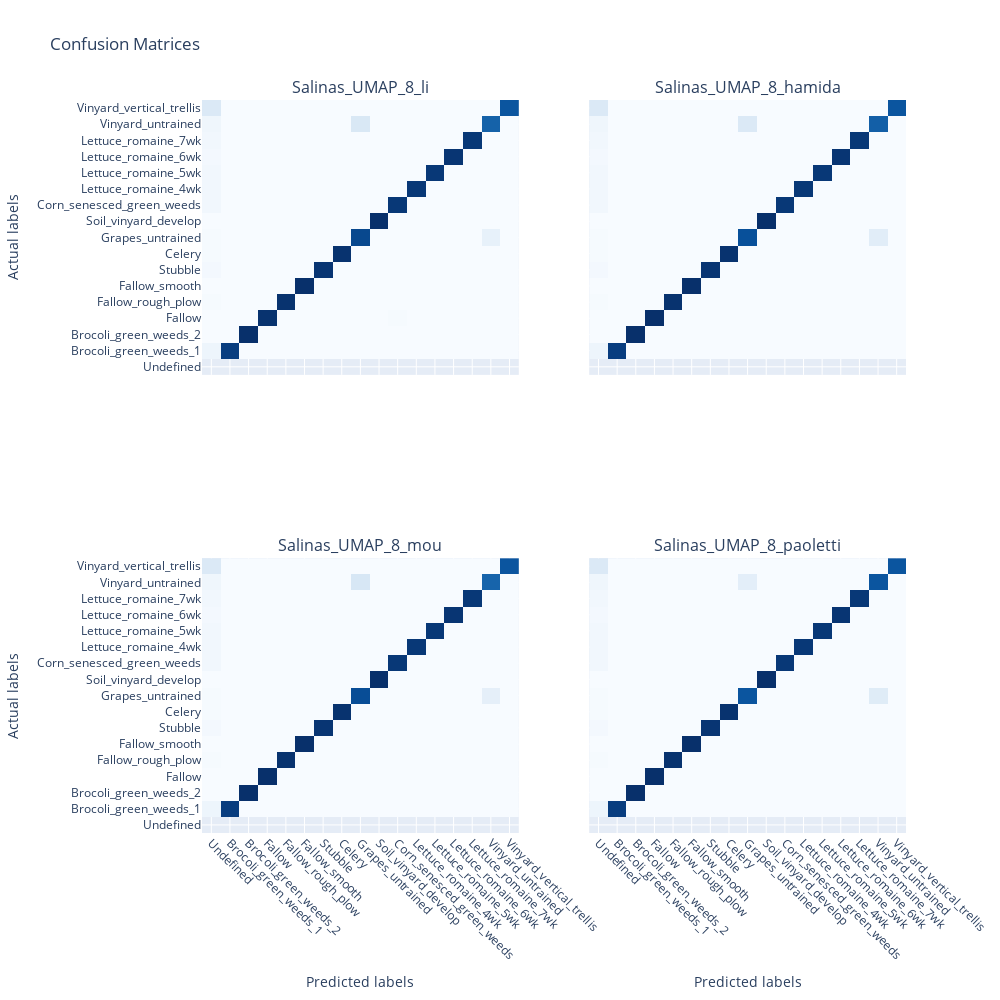
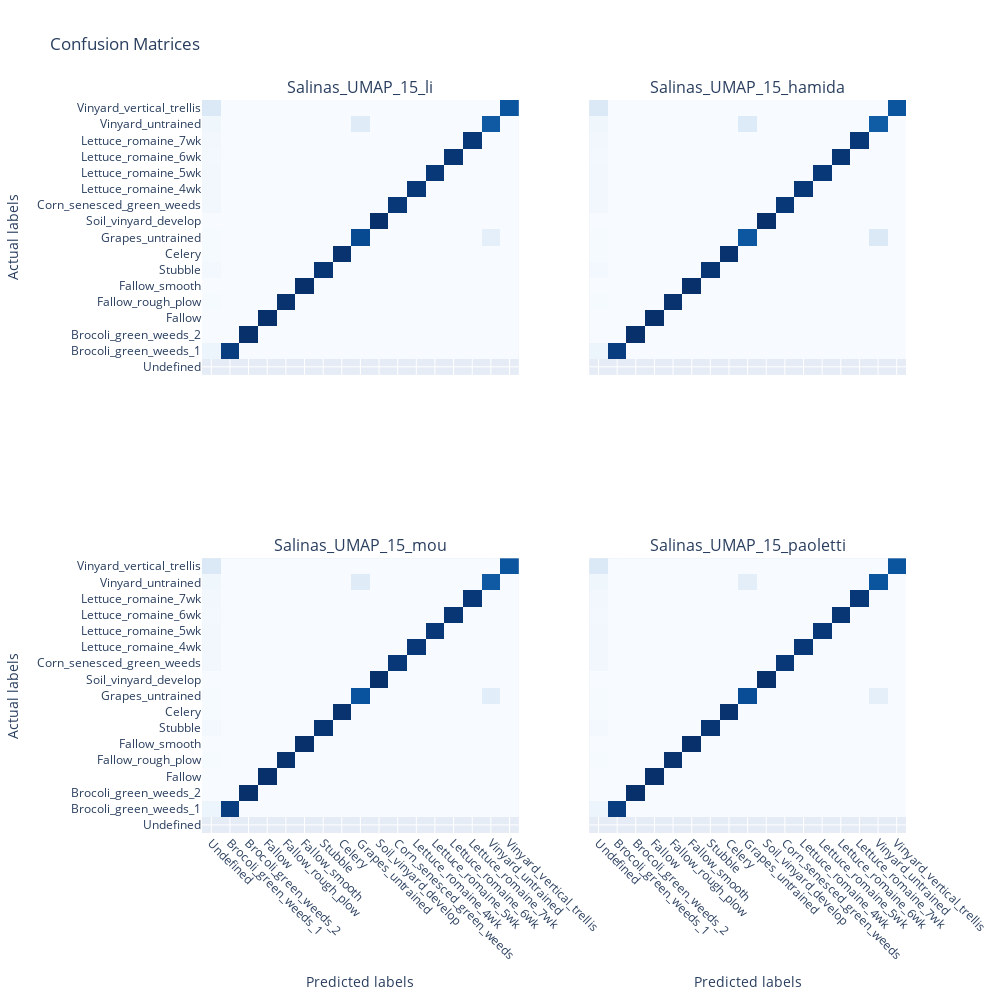
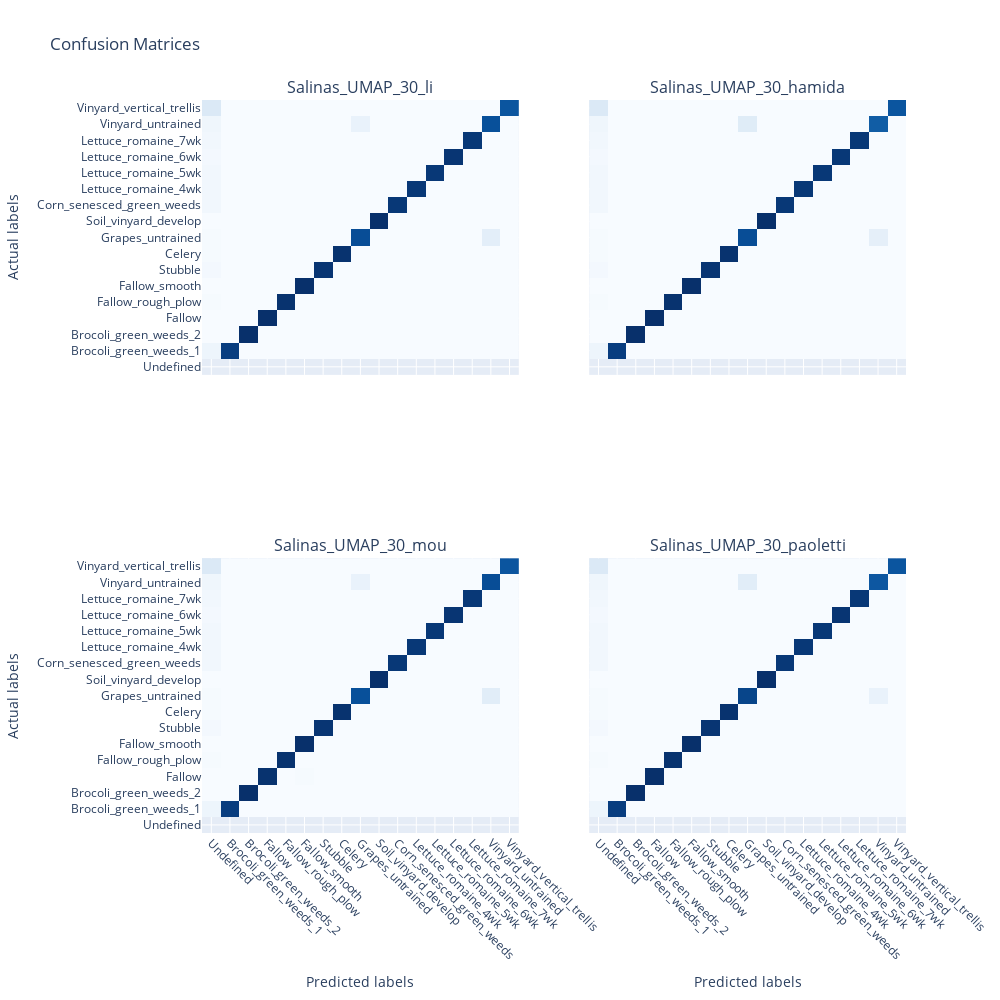

The notebook cell these images were saved under, in order:
### Markdown cell above
# CONFUSION MATRICES

NO CLASS BALANCING:
- Salinas_PCA: OK for all models and n_comps
- Salinas_FastICA: 
    - CNNs performed well except for LI NOT CONVERGING with 15 and 30 components
    - RNNs peformed well except for MOU NOT CONVERGING with 30 components
- IndianPines_PCA: 
    - CNNs presented slightly worse reults with 8 components. Also, LI NOT CONVERGING with 30 components
    - RNNs presented very poor results with any number of components. 

- IndianPines_FastICA:
    - CNNs presented slightly better results than with PCA. 
    - RNNs presented much better results than with PCA.

### Code cell
# dr = 'PCA'
dr = 'UMAP'

n_comps = 8
exps = [
    f'{ds}_{dr}_{n_comps}_li',
    f'{ds}_{dr}_{n_comps}_hamida',
    f'{ds}_{dr}_{n_comps}_mou',
    f'{ds}_{dr}_{n_comps}_paoletti'
]
show_confusion_matrices(df_results, exps, labels=LABELS[ds], normalize=True)

n_comps = 15
exps = [
    f'{ds}_{dr}_{n_comps}_li',
    f'{ds}_{dr}_{n_comps}_hamida',
    f'{ds}_{dr}_{n_comps}_mou',
    f'{ds}_{dr}_{n_comps}_paoletti'
]
show_confusion_matrices(df_results, exps, labels=LABELS[ds], normalize=True)

n_comps = 30
exps = [
    f'{ds}_{dr}_{n_comps}_li',
    f'{ds}_{dr}_{n_comps}_hamida',
    f'{ds}_{dr}_{n_comps}_mou',
    f'{ds}_{dr}_{n_comps}_paoletti'
]
show_confusion_matrices(df_results, exps, labels=LABELS[ds], normalize=True)

### Figure 1 — Plotly figure (JSON) as saved in the notebook; plotly's stock layout.template omitted (floating-point values rounded to 4 significant figures; data arrays with more than 128 entries replaced by an {"elided": "..."} marker saying what was removed)
{"data": [{"colorbar": {"title": {"text": "Normalized"}}, "colorscale": [[0, "rgb(247,251,255)"], [0.125, "rgb(222,235,247)"], [0.25, "rgb(198,219,239)"], [0.375, "rgb(158,202,225)"], [0.5, "rgb(107,174,214)"], [0.625, "rgb(66,146,198)"], [0.75, "rgb(33,113,181)"], [0.875, "rgb(8,81,156)"], [1, "rgb(8,48,107)"]], "showscale": false, "type": "heatmap", "x": ["Undefined", "Brocoli_green_weeds_1", "Brocoli_green_weeds_2", "Fallow", "Fallow_rough_plow", "Fallow_smooth", "Stubble", "Celery", "Grapes_untrained", "Soil_vinyard_develop", "Corn_senesced_green_weeds", "Lettuce_romaine_4wk", "Lettuce_romaine_5wk", "Lettuce_romaine_6wk", "Lettuce_romaine_7wk", "Vinyard_untrained", "Vinyard_vertical_trellis"], "xaxis": "x", "y": ["Undefined", "Brocoli_green_weeds_1", "Brocoli_green_weeds_2", "Fallow", "Fallow_rough_plow", "Fallow_smooth", "Stubble", "Celery", "Grapes_untrained", "Soil_vinyard_develop", "Corn_senesced_green_weeds", "Lettuce_romaine_4wk", "Lettuce_romaine_5wk", "Lettuce_romaine_6wk", "Lettuce_romaine_7wk", "Vinyard_untrained", "Vinyard_vertical_trellis"], "yaxis": "y", "z": {"elided": "17x17 float values"}, "zmax": 1, "zmin": 0}, {"colorbar": {"title": {"text": "Normalized"}}, "colorscale": [[0, "rgb(247,251,255)"], [0.125, "rgb(222,235,247)"], [0.25, "rgb(198,219,239)"], [0.375, "rgb(158,202,225)"], [0.5, "rgb(107,174,214)"], [0.625, "rgb(66,146,198)"], [0.75, "rgb(33,113,181)"], [0.875, "rgb(8,81,156)"], [1, "rgb(8,48,107)"]], "showscale": false, "type": "heatmap", "x": ["Undefined", "Brocoli_green_weeds_1", "Brocoli_green_weeds_2", "Fallow", "Fallow_rough_plow", "Fallow_smooth", "Stubble", "Celery", "Grapes_untrained", "Soil_vinyard_develop", "Corn_senesced_green_weeds", "Lettuce_romaine_4wk", "Lettuce_romaine_5wk", "Lettuce_romaine_6wk", "Lettuce_romaine_7wk", "Vinyard_untrained", "Vinyard_vertical_trellis"], "xaxis": "x2", "y": ["Undefined", "Brocoli_green_weeds_1", "Brocoli_green_weeds_2", "Fallow", "Fallow_rough_plow", "Fallow_smooth", "Stubble", "Celery", "Grapes_untrained", "Soil_vinyard_develop", "Corn_senesced_green_weeds", "Lettuce_romaine_4wk", "Lettuce_romaine_5wk", "Lettuce_romaine_6wk", "Lettuce_romaine_7wk", "Vinyard_untrained", "Vinyard_vertical_trellis"], "yaxis": "y2", "z": {"elided": "17x17 float values"}, "zmax": 1, "zmin": 0}, {"colorbar": {"title": {"text": "Normalized"}}, "colorscale": [[0, "rgb(247,251,255)"], [0.125, "rgb(222,235,247)"], [0.25, "rgb(198,219,239)"], [0.375, "rgb(158,202,225)"], [0.5, "rgb(107,174,214)"], [0.625, "rgb(66,146,198)"], [0.75, "rgb(33,113,181)"], [0.875, "rgb(8,81,156)"], [1, "rgb(8,48,107)"]], "showscale": false, "type": "heatmap", "x": ["Undefined", "Brocoli_green_weeds_1", "Brocoli_green_weeds_2", "Fallow", "Fallow_rough_plow", "Fallow_smooth", "Stubble", "Celery", "Grapes_untrained", "Soil_vinyard_develop", "Corn_senesced_green_weeds", "Lettuce_romaine_4wk", "Lettuce_romaine_5wk", "Lettuce_romaine_6wk", "Lettuce_romaine_7wk", "Vinyard_untrained", "Vinyard_vertical_trellis"], "xaxis": "x3", "y": ["Undefined", "Brocoli_green_weeds_1", "Brocoli_green_weeds_2", "Fallow", "Fallow_rough_plow", "Fallow_smooth", "Stubble", "Celery", "Grapes_untrained", "Soil_vinyard_develop", "Corn_senesced_green_weeds", "Lettuce_romaine_4wk", "Lettuce_romaine_5wk", "Lettuce_romaine_6wk", "Lettuce_romaine_7wk", "Vinyard_untrained", "Vinyard_vertical_trellis"], "yaxis": "y3", "z": {"elided": "17x17 float values"}, "zmax": 1, "zmin": 0}, {"colorbar": {"title": {"text": "Normalized"}}, "colorscale": [[0, "rgb(247,251,255)"], [0.125, "rgb(222,235,247)"], [0.25, "rgb(198,219,239)"], [0.375, "rgb(158,202,225)"], [0.5, "rgb(107,174,214)"], [0.625, "rgb(66,146,198)"], [0.75, "rgb(33,113,181)"], [0.875, "rgb(8,81,156)"], [1, "rgb(8,48,107)"]], "showscale": false, "type": "heatmap", "x": ["Undefined", "Brocoli_green_weeds_1", "Brocoli_green_weeds_2", "Fallow", "Fallow_rough_plow", "Fallow_smooth", "Stubble", "Celery", "Grapes_untrained", "Soil_vinyard_develop", "Corn_senesced_green_weeds", "Lettuce_romaine_4wk", "Lettuce_romaine_5wk", "Lettuce_romaine_6wk", "Lettuce_romaine_7wk", "Vinyard_untrained", "Vinyard_vertical_trellis"], "xaxis": "x4", "y": ["Undefined", "Brocoli_green_weeds_1", "Brocoli_green_weeds_2", "Fallow", "Fallow_rough_plow", "Fallow_smooth", "Stubble", "Celery", "Grapes_untrained", "Soil_vinyard_develop", "Corn_senesced_green_weeds", "Lettuce_romaine_4wk", "Lettuce_romaine_5wk", "Lettuce_romaine_6wk", "Lettuce_romaine_7wk", "Vinyard_untrained", "Vinyard_vertical_trellis"], "yaxis": "y4", "z": {"elided": "17x17 float values"}, "zmax": 1, "zmin": 0}], "layout": {"annotations": [{"font": {"size": 16}, "showarrow": false, "text": "Salinas_UMAP_8_li", "x": 0.225, "xanchor": "center", "xref": "paper", "y": 1, "yanchor": "bottom", "yref": "paper"}, {"font": {"size": 16}, "showarrow": false, "text": "Salinas_UMAP_8_hamida", "x": 0.775, "xanchor": "center", "xref": "paper", "y": 1, "yanchor": "bottom", "yref": "paper"}, {"font": {"size": 16}, "showarrow": false, "text": "Salinas_UMAP_8_mou", "x": 0.225, "xanchor": "center", "xref": "paper", "y": 0.375, "yanchor": "bottom", "yref": "paper"}, {"font": {"size": 16}, "showarrow": false, "text": "Salinas_UMAP_8_paoletti", "x": 0.775, "xanchor": "center", "xref": "paper", "y": 0.375, "yanchor": "bottom", "yref": "paper"}], "height": 1000, "showlegend": false, "title": {"text": "Confusion Matrices"}, "width": 1000, "xaxis": {"anchor": "y", "domain": [0, 0.45], "showticklabels": false}, "xaxis2": {"anchor": "y2", "domain": [0.55, 1], "showticklabels": false}, "xaxis3": {"anchor": "y3", "domain": [0, 0.45], "tickangle": 45, "title": {"text": "Predicted labels"}, "type": "category"}, "xaxis4": {"anchor": "y4", "domain": [0.55, 1], "tickangle": 45, "title": {"text": "Predicted labels"}, "type": "category"}, "yaxis": {"anchor": "x", "domain": [0.625, 1], "title": {"text": "Actual labels"}, "type": "category"}, "yaxis2": {"anchor": "x2", "domain": [0.625, 1], "showticklabels": false}, "yaxis3": {"anchor": "x3", "domain": [0, 0.375], "title": {"text": "Actual labels"}, "type": "category"}, "yaxis4": {"anchor": "x4", "domain": [0, 0.375], "showticklabels": false}}}

### Figure 2 — Plotly figure (JSON) as saved in the notebook; plotly's stock layout.template omitted (floating-point values rounded to 4 significant figures; data arrays with more than 128 entries replaced by an {"elided": "..."} marker saying what was removed)
{"data": [{"colorbar": {"title": {"text": "Normalized"}}, "colorscale": [[0, "rgb(247,251,255)"], [0.125, "rgb(222,235,247)"], [0.25, "rgb(198,219,239)"], [0.375, "rgb(158,202,225)"], [0.5, "rgb(107,174,214)"], [0.625, "rgb(66,146,198)"], [0.75, "rgb(33,113,181)"], [0.875, "rgb(8,81,156)"], [1, "rgb(8,48,107)"]], "showscale": false, "type": "heatmap", "x": ["Undefined", "Brocoli_green_weeds_1", "Brocoli_green_weeds_2", "Fallow", "Fallow_rough_plow", "Fallow_smooth", "Stubble", "Celery", "Grapes_untrained", "Soil_vinyard_develop", "Corn_senesced_green_weeds", "Lettuce_romaine_4wk", "Lettuce_romaine_5wk", "Lettuce_romaine_6wk", "Lettuce_romaine_7wk", "Vinyard_untrained", "Vinyard_vertical_trellis"], "xaxis": "x", "y": ["Undefined", "Brocoli_green_weeds_1", "Brocoli_green_weeds_2", "Fallow", "Fallow_rough_plow", "Fallow_smooth", "Stubble", "Celery", "Grapes_untrained", "Soil_vinyard_develop", "Corn_senesced_green_weeds", "Lettuce_romaine_4wk", "Lettuce_romaine_5wk", "Lettuce_romaine_6wk", "Lettuce_romaine_7wk", "Vinyard_untrained", "Vinyard_vertical_trellis"], "yaxis": "y", "z": {"elided": "17x17 float values"}, "zmax": 1, "zmin": 0}, {"colorbar": {"title": {"text": "Normalized"}}, "colorscale": [[0, "rgb(247,251,255)"], [0.125, "rgb(222,235,247)"], [0.25, "rgb(198,219,239)"], [0.375, "rgb(158,202,225)"], [0.5, "rgb(107,174,214)"], [0.625, "rgb(66,146,198)"], [0.75, "rgb(33,113,181)"], [0.875, "rgb(8,81,156)"], [1, "rgb(8,48,107)"]], "showscale": false, "type": "heatmap", "x": ["Undefined", "Brocoli_green_weeds_1", "Brocoli_green_weeds_2", "Fallow", "Fallow_rough_plow", "Fallow_smooth", "Stubble", "Celery", "Grapes_untrained", "Soil_vinyard_develop", "Corn_senesced_green_weeds", "Lettuce_romaine_4wk", "Lettuce_romaine_5wk", "Lettuce_romaine_6wk", "Lettuce_romaine_7wk", "Vinyard_untrained", "Vinyard_vertical_trellis"], "xaxis": "x2", "y": ["Undefined", "Brocoli_green_weeds_1", "Brocoli_green_weeds_2", "Fallow", "Fallow_rough_plow", "Fallow_smooth", "Stubble", "Celery", "Grapes_untrained", "Soil_vinyard_develop", "Corn_senesced_green_weeds", "Lettuce_romaine_4wk", "Lettuce_romaine_5wk", "Lettuce_romaine_6wk", "Lettuce_romaine_7wk", "Vinyard_untrained", "Vinyard_vertical_trellis"], "yaxis": "y2", "z": {"elided": "17x17 float values"}, "zmax": 1, "zmin": 0}, {"colorbar": {"title": {"text": "Normalized"}}, "colorscale": [[0, "rgb(247,251,255)"], [0.125, "rgb(222,235,247)"], [0.25, "rgb(198,219,239)"], [0.375, "rgb(158,202,225)"], [0.5, "rgb(107,174,214)"], [0.625, "rgb(66,146,198)"], [0.75, "rgb(33,113,181)"], [0.875, "rgb(8,81,156)"], [1, "rgb(8,48,107)"]], "showscale": false, "type": "heatmap", "x": ["Undefined", "Brocoli_green_weeds_1", "Brocoli_green_weeds_2", "Fallow", "Fallow_rough_plow", "Fallow_smooth", "Stubble", "Celery", "Grapes_untrained", "Soil_vinyard_develop", "Corn_senesced_green_weeds", "Lettuce_romaine_4wk", "Lettuce_romaine_5wk", "Lettuce_romaine_6wk", "Lettuce_romaine_7wk", "Vinyard_untrained", "Vinyard_vertical_trellis"], "xaxis": "x3", "y": ["Undefined", "Brocoli_green_weeds_1", "Brocoli_green_weeds_2", "Fallow", "Fallow_rough_plow", "Fallow_smooth", "Stubble", "Celery", "Grapes_untrained", "Soil_vinyard_develop", "Corn_senesced_green_weeds", "Lettuce_romaine_4wk", "Lettuce_romaine_5wk", "Lettuce_romaine_6wk", "Lettuce_romaine_7wk", "Vinyard_untrained", "Vinyard_vertical_trellis"], "yaxis": "y3", "z": {"elided": "17x17 float values"}, "zmax": 1, "zmin": 0}, {"colorbar": {"title": {"text": "Normalized"}}, "colorscale": [[0, "rgb(247,251,255)"], [0.125, "rgb(222,235,247)"], [0.25, "rgb(198,219,239)"], [0.375, "rgb(158,202,225)"], [0.5, "rgb(107,174,214)"], [0.625, "rgb(66,146,198)"], [0.75, "rgb(33,113,181)"], [0.875, "rgb(8,81,156)"], [1, "rgb(8,48,107)"]], "showscale": false, "type": "heatmap", "x": ["Undefined", "Brocoli_green_weeds_1", "Brocoli_green_weeds_2", "Fallow", "Fallow_rough_plow", "Fallow_smooth", "Stubble", "Celery", "Grapes_untrained", "Soil_vinyard_develop", "Corn_senesced_green_weeds", "Lettuce_romaine_4wk", "Lettuce_romaine_5wk", "Lettuce_romaine_6wk", "Lettuce_romaine_7wk", "Vinyard_untrained", "Vinyard_vertical_trellis"], "xaxis": "x4", "y": ["Undefined", "Brocoli_green_weeds_1", "Brocoli_green_weeds_2", "Fallow", "Fallow_rough_plow", "Fallow_smooth", "Stubble", "Celery", "Grapes_untrained", "Soil_vinyard_develop", "Corn_senesced_green_weeds", "Lettuce_romaine_4wk", "Lettuce_romaine_5wk", "Lettuce_romaine_6wk", "Lettuce_romaine_7wk", "Vinyard_untrained", "Vinyard_vertical_trellis"], "yaxis": "y4", "z": {"elided": "17x17 float values"}, "zmax": 1, "zmin": 0}], "layout": {"annotations": [{"font": {"size": 16}, "showarrow": false, "text": "Salinas_UMAP_15_li", "x": 0.225, "xanchor": "center", "xref": "paper", "y": 1, "yanchor": "bottom", "yref": "paper"}, {"font": {"size": 16}, "showarrow": false, "text": "Salinas_UMAP_15_hamida", "x": 0.775, "xanchor": "center", "xref": "paper", "y": 1, "yanchor": "bottom", "yref": "paper"}, {"font": {"size": 16}, "showarrow": false, "text": "Salinas_UMAP_15_mou", "x": 0.225, "xanchor": "center", "xref": "paper", "y": 0.375, "yanchor": "bottom", "yref": "paper"}, {"font": {"size": 16}, "showarrow": false, "text": "Salinas_UMAP_15_paoletti", "x": 0.775, "xanchor": "center", "xref": "paper", "y": 0.375, "yanchor": "bottom", "yref": "paper"}], "height": 1000, "showlegend": false, "title": {"text": "Confusion Matrices"}, "width": 1000, "xaxis": {"anchor": "y", "domain": [0, 0.45], "showticklabels": false}, "xaxis2": {"anchor": "y2", "domain": [0.55, 1], "showticklabels": false}, "xaxis3": {"anchor": "y3", "domain": [0, 0.45], "tickangle": 45, "title": {"text": "Predicted labels"}, "type": "category"}, "xaxis4": {"anchor": "y4", "domain": [0.55, 1], "tickangle": 45, "title": {"text": "Predicted labels"}, "type": "category"}, "yaxis": {"anchor": "x", "domain": [0.625, 1], "title": {"text": "Actual labels"}, "type": "category"}, "yaxis2": {"anchor": "x2", "domain": [0.625, 1], "showticklabels": false}, "yaxis3": {"anchor": "x3", "domain": [0, 0.375], "title": {"text": "Actual labels"}, "type": "category"}, "yaxis4": {"anchor": "x4", "domain": [0, 0.375], "showticklabels": false}}}

### Figure 3 — Plotly figure (JSON) as saved in the notebook; plotly's stock layout.template omitted (floating-point values rounded to 4 significant figures; data arrays with more than 128 entries replaced by an {"elided": "..."} marker saying what was removed)
{"data": [{"colorbar": {"title": {"text": "Normalized"}}, "colorscale": [[0, "rgb(247,251,255)"], [0.125, "rgb(222,235,247)"], [0.25, "rgb(198,219,239)"], [0.375, "rgb(158,202,225)"], [0.5, "rgb(107,174,214)"], [0.625, "rgb(66,146,198)"], [0.75, "rgb(33,113,181)"], [0.875, "rgb(8,81,156)"], [1, "rgb(8,48,107)"]], "showscale": false, "type": "heatmap", "x": ["Undefined", "Brocoli_green_weeds_1", "Brocoli_green_weeds_2", "Fallow", "Fallow_rough_plow", "Fallow_smooth", "Stubble", "Celery", "Grapes_untrained", "Soil_vinyard_develop", "Corn_senesced_green_weeds", "Lettuce_romaine_4wk", "Lettuce_romaine_5wk", "Lettuce_romaine_6wk", "Lettuce_romaine_7wk", "Vinyard_untrained", "Vinyard_vertical_trellis"], "xaxis": "x", "y": ["Undefined", "Brocoli_green_weeds_1", "Brocoli_green_weeds_2", "Fallow", "Fallow_rough_plow", "Fallow_smooth", "Stubble", "Celery", "Grapes_untrained", "Soil_vinyard_develop", "Corn_senesced_green_weeds", "Lettuce_romaine_4wk", "Lettuce_romaine_5wk", "Lettuce_romaine_6wk", "Lettuce_romaine_7wk", "Vinyard_untrained", "Vinyard_vertical_trellis"], "yaxis": "y", "z": {"elided": "17x17 float values"}, "zmax": 1, "zmin": 0}, {"colorbar": {"title": {"text": "Normalized"}}, "colorscale": [[0, "rgb(247,251,255)"], [0.125, "rgb(222,235,247)"], [0.25, "rgb(198,219,239)"], [0.375, "rgb(158,202,225)"], [0.5, "rgb(107,174,214)"], [0.625, "rgb(66,146,198)"], [0.75, "rgb(33,113,181)"], [0.875, "rgb(8,81,156)"], [1, "rgb(8,48,107)"]], "showscale": false, "type": "heatmap", "x": ["Undefined", "Brocoli_green_weeds_1", "Brocoli_green_weeds_2", "Fallow", "Fallow_rough_plow", "Fallow_smooth", "Stubble", "Celery", "Grapes_untrained", "Soil_vinyard_develop", "Corn_senesced_green_weeds", "Lettuce_romaine_4wk", "Lettuce_romaine_5wk", "Lettuce_romaine_6wk", "Lettuce_romaine_7wk", "Vinyard_untrained", "Vinyard_vertical_trellis"], "xaxis": "x2", "y": ["Undefined", "Brocoli_green_weeds_1", "Brocoli_green_weeds_2", "Fallow", "Fallow_rough_plow", "Fallow_smooth", "Stubble", "Celery", "Grapes_untrained", "Soil_vinyard_develop", "Corn_senesced_green_weeds", "Lettuce_romaine_4wk", "Lettuce_romaine_5wk", "Lettuce_romaine_6wk", "Lettuce_romaine_7wk", "Vinyard_untrained", "Vinyard_vertical_trellis"], "yaxis": "y2", "z": {"elided": "17x17 float values"}, "zmax": 1, "zmin": 0}, {"colorbar": {"title": {"text": "Normalized"}}, "colorscale": [[0, "rgb(247,251,255)"], [0.125, "rgb(222,235,247)"], [0.25, "rgb(198,219,239)"], [0.375, "rgb(158,202,225)"], [0.5, "rgb(107,174,214)"], [0.625, "rgb(66,146,198)"], [0.75, "rgb(33,113,181)"], [0.875, "rgb(8,81,156)"], [1, "rgb(8,48,107)"]], "showscale": false, "type": "heatmap", "x": ["Undefined", "Brocoli_green_weeds_1", "Brocoli_green_weeds_2", "Fallow", "Fallow_rough_plow", "Fallow_smooth", "Stubble", "Celery", "Grapes_untrained", "Soil_vinyard_develop", "Corn_senesced_green_weeds", "Lettuce_romaine_4wk", "Lettuce_romaine_5wk", "Lettuce_romaine_6wk", "Lettuce_romaine_7wk", "Vinyard_untrained", "Vinyard_vertical_trellis"], "xaxis": "x3", "y": ["Undefined", "Brocoli_green_weeds_1", "Brocoli_green_weeds_2", "Fallow", "Fallow_rough_plow", "Fallow_smooth", "Stubble", "Celery", "Grapes_untrained", "Soil_vinyard_develop", "Corn_senesced_green_weeds", "Lettuce_romaine_4wk", "Lettuce_romaine_5wk", "Lettuce_romaine_6wk", "Lettuce_romaine_7wk", "Vinyard_untrained", "Vinyard_vertical_trellis"], "yaxis": "y3", "z": {"elided": "17x17 float values"}, "zmax": 1, "zmin": 0}, {"colorbar": {"title": {"text": "Normalized"}}, "colorscale": [[0, "rgb(247,251,255)"], [0.125, "rgb(222,235,247)"], [0.25, "rgb(198,219,239)"], [0.375, "rgb(158,202,225)"], [0.5, "rgb(107,174,214)"], [0.625, "rgb(66,146,198)"], [0.75, "rgb(33,113,181)"], [0.875, "rgb(8,81,156)"], [1, "rgb(8,48,107)"]], "showscale": false, "type": "heatmap", "x": ["Undefined", "Brocoli_green_weeds_1", "Brocoli_green_weeds_2", "Fallow", "Fallow_rough_plow", "Fallow_smooth", "Stubble", "Celery", "Grapes_untrained", "Soil_vinyard_develop", "Corn_senesced_green_weeds", "Lettuce_romaine_4wk", "Lettuce_romaine_5wk", "Lettuce_romaine_6wk", "Lettuce_romaine_7wk", "Vinyard_untrained", "Vinyard_vertical_trellis"], "xaxis": "x4", "y": ["Undefined", "Brocoli_green_weeds_1", "Brocoli_green_weeds_2", "Fallow", "Fallow_rough_plow", "Fallow_smooth", "Stubble", "Celery", "Grapes_untrained", "Soil_vinyard_develop", "Corn_senesced_green_weeds", "Lettuce_romaine_4wk", "Lettuce_romaine_5wk", "Lettuce_romaine_6wk", "Lettuce_romaine_7wk", "Vinyard_untrained", "Vinyard_vertical_trellis"], "yaxis": "y4", "z": {"elided": "17x17 float values"}, "zmax": 1, "zmin": 0}], "layout": {"annotations": [{"font": {"size": 16}, "showarrow": false, "text": "Salinas_UMAP_30_li", "x": 0.225, "xanchor": "center", "xref": "paper", "y": 1, "yanchor": "bottom", "yref": "paper"}, {"font": {"size": 16}, "showarrow": false, "text": "Salinas_UMAP_30_hamida", "x": 0.775, "xanchor": "center", "xref": "paper", "y": 1, "yanchor": "bottom", "yref": "paper"}, {"font": {"size": 16}, "showarrow": false, "text": "Salinas_UMAP_30_mou", "x": 0.225, "xanchor": "center", "xref": "paper", "y": 0.375, "yanchor": "bottom", "yref": "paper"}, {"font": {"size": 16}, "showarrow": false, "text": "Salinas_UMAP_30_paoletti", "x": 0.775, "xanchor": "center", "xref": "paper", "y": 0.375, "yanchor": "bottom", "yref": "paper"}], "height": 1000, "showlegend": false, "title": {"text": "Confusion Matrices"}, "width": 1000, "xaxis": {"anchor": "y", "domain": [0, 0.45], "showticklabels": false}, "xaxis2": {"anchor": "y2", "domain": [0.55, 1], "showticklabels": false}, "xaxis3": {"anchor": "y3", "domain": [0, 0.45], "tickangle": 45, "title": {"text": "Predicted labels"}, "type": "category"}, "xaxis4": {"anchor": "y4", "domain": [0.55, 1], "tickangle": 45, "title": {"text": "Predicted labels"}, "type": "category"}, "yaxis": {"anchor": "x", "domain": [0.625, 1], "title": {"text": "Actual labels"}, "type": "category"}, "yaxis2": {"anchor": "x2", "domain": [0.625, 1], "showticklabels": false}, "yaxis3": {"anchor": "x3", "domain": [0, 0.375], "title": {"text": "Actual labels"}, "type": "category"}, "yaxis4": {"anchor": "x4", "domain": [0, 0.375], "showticklabels": false}}}
